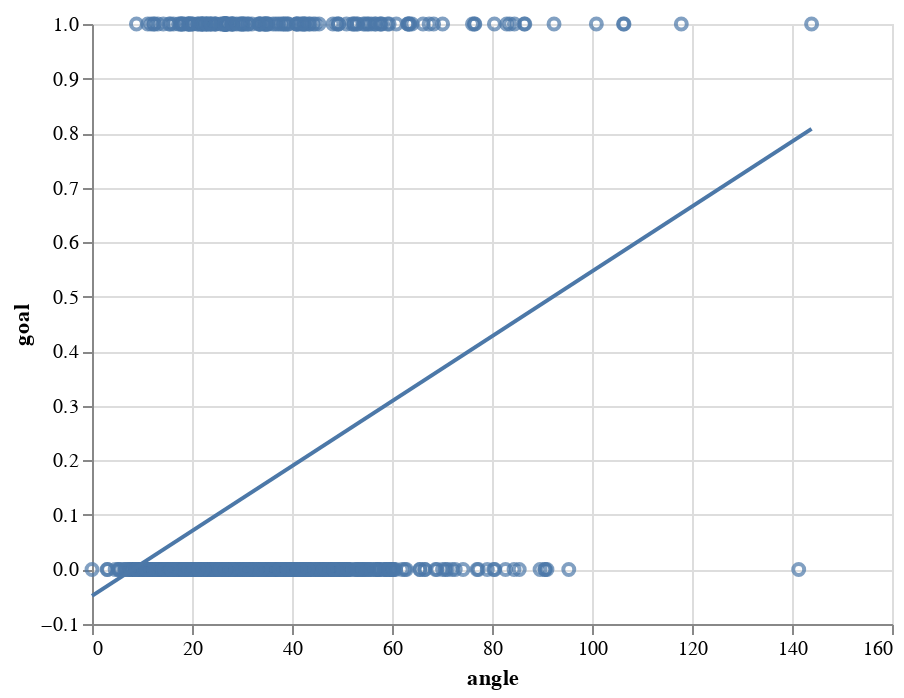

The cell this chart's notebook holds for it:
### Markdown cell above
- we can see that shots that ended up as goals have wider angles and shorter distances

### Code cell
import altair as alt
  
fig = alt.Chart(df_shot).mark_point().encode(
  x='angle',y='goal')
  
fig + fig.transform_regression('angle','goal').mark_line()

### Figure 1 — Vega-Lite specification as saved in the notebook (floating-point values rounded to 4 significant figures; data arrays with more than 128 entries replaced by an {"elided": "..."} marker saying what was removed)
{"config": {"view": {"continuousWidth": 400, "continuousHeight": 300}}, "layer": [{"mark": "point", "encoding": {"x": {"field": "angle", "type": "quantitative"}, "y": {"field": "goal", "type": "quantitative"}}}, {"mark": "line", "encoding": {"x": {"field": "angle", "type": "quantitative"}, "y": {"field": "goal", "type": "quantitative"}}, "transform": [{"on": "angle", "regression": "goal"}]}], "data": {"name": "data-290eee2bfcd5da0fdc55882cd4f93087"}, "$schema": "https://vega.github.io/schema/vega-lite/v4.17.0.json", "datasets": {"data-290eee2bfcd5da0fdc55882cd4f93087": {"elided": "1382 records"}}}
